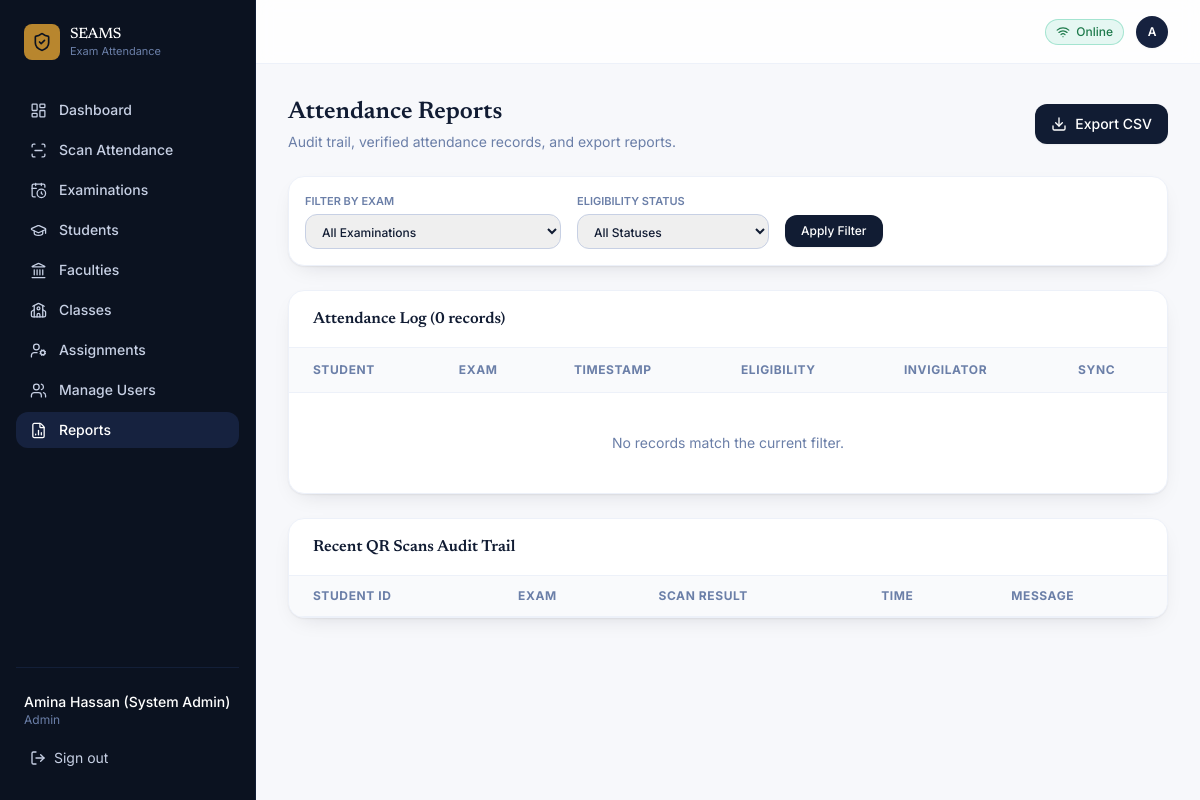
/reports.php (signed in), run on the app's committed database.
### tables this page shows
CREATE TABLE IF NOT EXISTS `users` (
    `id` INT AUTO_INCREMENT PRIMARY KEY,
    `full_name` VARCHAR(150) NOT NULL,
    `username` VARCHAR(60) NOT NULL UNIQUE,
    `email` VARCHAR(150) NOT NULL UNIQUE,
    `phone` VARCHAR(30) DEFAULT '',
    `invigilator_id` VARCHAR(50) DEFAULT '',
    `password` VARCHAR(255) NOT NULL,
    `role` ENUM('admin', 'invigilator') NOT NULL DEFAULT 'invigilator',
    `is_active` TINYINT(1) NOT NULL DEFAULT 1,
    `created_at` DATETIME DEFAULT CURRENT_TIMESTAMP
);

### config/db.php (called while the page is built, shortened)
<?php
function getDB() {
    static $pdo = null;
    if ($pdo === null) {
        try {
            $pdo = new PDO("mysql:host=" . DB_HOST . ";charset=utf8mb4", DB_USER, DB_PASS, [
                PDO::ATTR_ERRMODE => PDO::ERRMODE_EXCEPTION,
                PDO::ATTR_DEFAULT_FETCH_MODE => PDO::FETCH_ASSOC,
            ]);
            $pdo->exec("CREATE DATABASE IF NOT EXISTS `" . DB_NAME . "` CHARACTER SET utf8mb4 COLLATE utf8mb4_unicode_ci");
            $pdo->exec("USE `" . DB_NAME . "`");
        } catch (PDOException $e) {
            die("Database Connection Error: " . $e->getMessage());
        }
    }
    return $pdo;
}
function requireAuth() {
    $pdo = getDB();
    $userId = $_SESSION['user']['id'] ?? 0;
    $username = $_SESSION['user']['username'] ?? '';
    if ($userId > 0) {
        $stmt = $pdo->prepare("SELECT id, full_name, username, email, phone, role, invigilator_id FROM `users` WHERE `id` = ?");
        $stmt->execute([$userId]);
        $u = $stmt->fetch();
    }
    return $_SESSION['user'];
}

### reports.php (the view, shortened to what this page needs)
<?php
require_once __DIR__ . '/includes/header.php';
$pdo = getDB();
$where = [];
$params = [];
$whereClause = !empty($where) ? "WHERE " . implode(" AND ", $where) : "";
$recordsStmt = $pdo->prepare("
    SELECT ar.*, s.full_name as student_name, s.faculty, s.department, e.exam_name, e.course_code, e.exam_room, u.full_name as invigilator_name
    FROM `attendance_records` ar
    LEFT JOIN `students` s ON ar.student_id = s.id
    LEFT JOIN `examinations` e ON ar.exam_id = e.id
    LEFT JOIN `users` u ON ar.invigilator_id = u.id
    {$whereClause}
    ORDER BY ar.time_stamp DESC
");
$recordsStmt->execute($params);
$records = $recordsStmt->fetchAll();
?>
<div class="space-y-6 fade-up">
    <div class="flex items-center justify-between flex-wrap gap-3">
        <div>
            <h1 class="font-display text-2xl text-ledger-900 font-semibold">Attendance Reports</h1>
            <p class="text-ledger-400 text-sm mt-1">Audit trail, verified attendance records, and export reports.</p>
        </div>
        <a href="reports.php?export=csv" class="flex items-center gap-2 bg-ledger-900 hover:bg-ledger-800 text-white text-sm font-medium px-4 py-2.5 rounded-xl transition-colors shadow-sm">
            <i data-lucide="download" class="w-4 h-4"></i> Export CSV
        </a>
    </div>
    <div class="bg-white rounded-2xl border border-ledger-100 shadow-card p-4">
        <form method="GET" action="reports.php" class="flex flex-wrap items-center gap-4">
            <div class="w-full sm:w-64">
                <label class="block text-[11px] font-semibold uppercase text-ledger-400 mb-1">Filter by Exam</label>
                <select name="exam_id" class="w-full px-3 py-2 border border-ledger-200 rounded-xl text-xs font-medium focus:outline-none focus:ring-2 focus:ring-seal/40 focus:border-seal">
                    <option value="0">All Examinations</option>
                </select>
            </div>
            <div class="w-full sm:w-48">
                <label class="block text-[11px] font-semibold uppercase text-ledger-400 mb-1">Eligibility Status</label>
                <select name="status" class="w-full px-3 py-2 border border-ledger-200 rounded-xl text-xs font-medium focus:outline-none focus:ring-2 focus:ring-seal/40 focus:border-seal">
                    <option value="">All Statuses</option>
                </select>
            </div>
            <div class="pt-5">
                <button type="submit" class="px-4 py-2 bg-ledger-900 hover:bg-ledger-800 text-white text-xs font-medium rounded-xl transition-colors shadow-sm">
                    Apply Filter
                </button>
            </div>
        </form>
    </div>
    <div class="bg-white rounded-2xl border border-ledger-100 shadow-card overflow-x-auto">
        <div class="px-6 py-4 border-b border-ledger-100 flex items-center justify-between">
            <h2 class="font-display text-base font-semibold text-ledger-900">Attendance Log (<?= count($records) ?> records)</h2>
        </div>
        <table class="w-full text-sm text-left">
            <thead class="bg-ledger-50/75 border-b border-ledger-100 text-ledger-400 text-xs font-semibold uppercase tracking-wider">
                <tr>
                    <th class="px-6 py-3.5">Student</th>
                    <th class="px-6 py-3.5">Exam</th>
                    <th class="px-6 py-3.5">Timestamp</th>
                    <th class="px-6 py-3.5">Eligibility</th>
                    <th class="px-6 py-3.5">Invigilator</th>
                    <th class="px-6 py-3.5">Sync</th>
                </tr>
            </thead>
            <tbody class="divide-y divide-ledger-100">
                <?php if (empty($records)): ?>
                    <tr>
                        <td colspan="6" class="px-6 py-10 text-center text-ledger-400 text-sm">No records match the current filter.</td>
                    </tr>
                <?php endif; ?>
            </tbody>
        </table>
    </div>
    <div class="bg-white rounded-2xl border border-ledger-100 shadow-card overflow-x-auto">
        <div class="px-6 py-4 border-b border-ledger-100">
            <h2 class="font-display text-base font-semibold text-ledger-900">Recent QR Scans Audit Trail</h2>
        </div>
        <table class="w-full text-sm text-left">
            <thead class="bg-ledger-50/75 border-b border-ledger-100 text-ledger-400 text-xs font-semibold uppercase tracking-wider">
                <tr>
                    <th class="px-6 py-3">Student ID</th>
                    <th class="px-6 py-3">Exam</th>
                    <th class="px-6 py-3">Scan Result</th>
                    <th class="px-6 py-3">Time</th>
                    <th class="px-6 py-3">Message</th>
                </tr>
            </thead>
        </table>
    </div>
</div>
<?php require_once __DIR__ . '/includes/footer.php'; ?>

### includes/header.php (shortened to what this page needs)
<?php
require_once __DIR__ . '/../config/db.php';
$currentUser = requireAuth();
$isAdmin = ($currentUser['role'] ?? '') === 'admin';
$currentPage = basename($_SERVER['PHP_SELF']);
function navItem($url, $label, $iconName, $currentPage) {
    $isActive = ($currentPage === $url || ($url === 'index.php' && ($currentPage === '' || $currentPage === 'index.php')));
    $activeClass = $isActive
        ? 'bg-ledger-800 text-white'
        : 'text-ledger-200 hover:bg-ledger-800/60 hover:text-white';
    echo '<a href="' . htmlspecialchars($url) . '" class="flex items-center gap-3 px-3.5 py-2 rounded-xl text-sm font-medium transition-colors ' . $activeClass . '">';
    echo '<i data-lucide="' . htmlspecialchars($iconName) . '" class="w-[17px] h-[17px] stroke-[1.8] shrink-0"></i>';
    echo '<span>' . htmlspecialchars($label) . '</span>';
    echo '</a>';
}
?>
<!DOCTYPE html>
<html lang="en">
<head>
    <script src="https://cdn.tailwindcss.com"></script>
</head>
<body class="min-h-screen flex bg-ledger-50 text-ledger-900 antialiased selection:bg-seal/20 selection:text-seal-dark">
    <aside class="hidden md:flex flex-col w-64 bg-ledger-950 shrink-0 px-4 py-6 border-r border-ledger-900 min-h-screen">
        <div class="flex items-center gap-2.5 px-2 mb-8">
            <div class="w-9 h-9 rounded-lg bg-seal flex items-center justify-center text-ledger-950">
                <i data-lucide="shield-check" class="w-5 h-5 stroke-[2]"></i>
            </div>
            <div class="leading-tight">
                <p class="font-display text-white text-[15px] font-medium tracking-tight">SEAMS</p>
                <p class="text-ledger-400 text-[11px]">Exam Attendance</p>
            </div>
        </div>
        <nav class="flex flex-col gap-1 flex-1">
            <?php navItem('index.php', 'Dashboard', 'layout-dashboard', $currentPage); ?>
            <?php if ($isAdmin): ?>
                <?php navItem('students.php', 'Students', 'graduation-cap', $currentPage); ?>
                <?php navItem('faculties.php', 'Faculties', 'landmark', $currentPage); ?>
                <?php navItem('classes.php', 'Classes', 'school', $currentPage); ?>
                <?php navItem('assignments.php', 'Assignments', 'user-cog', $currentPage); ?>
                <?php navItem('users.php', 'Manage Users', 'users', $currentPage); ?>
                <?php navItem('reports.php', 'Reports', 'file-bar-chart-2', $currentPage); ?>
            <?php endif; ?>
        </nav>
        <div class="mt-auto pt-6 border-t border-ledger-800/80">
            <div class="px-2 mb-3">
                <p class="text-white text-sm font-medium truncate"><?= htmlspecialchars($currentUser['full_name'] ?? 'Admin') ?></p>
                <p class="text-ledger-400 text-xs capitalize"><?= htmlspecialchars($currentUser['role'] ?? 'admin') ?></p>
            </div>
            <a href="logout.php" class="w-full flex items-center gap-2 px-3.5 py-2 rounded-xl text-sm text-ledger-200 hover:bg-ledger-800/60 hover:text-white transition-colors">
                <i data-lucide="log-out" class="w-4 h-4"></i> Sign out
            </a>
        </div>
    </aside>
    <div class="flex-1 flex flex-col min-w-0">
        <header class="h-16 border-b border-ledger-100 bg-white/80 backdrop-blur px-4 md:px-8 flex items-center justify-between sticky top-0 z-30">
            <div class="flex items-center gap-3">
                <div class="flex items-center gap-1.5 px-2.5 py-1 rounded-full text-xs font-medium border bg-emerald-500/10 text-eligible border-emerald-500/30" title="Connected to server">
                    <i data-lucide="wifi" class="w-3.5 h-3.5"></i>
                    <span>Online</span>
                </div>
                <div class="w-8 h-8 rounded-full bg-ledger-800 text-white flex items-center justify-center text-xs font-semibold uppercase shadow-sm">
                    <?= htmlspecialchars(mb_substr($currentUser['full_name'] ?? 'U', 0, 1)) ?>
                </div>
            </div>
        </header>
        <main class="flex-1 p-4 md:p-8 max-w-7xl w-full mx-auto">

### includes/header.php (style rules this page uses)
body { font-family: 'Inter', ui-sans-serif, system-ui, sans-serif; }
.font-display { font-family: 'Newsreader', ui-serif, Georgia, serif; }
.fade-up { animation: fadeUp 0.25s ease-out forwards; }

### data on the page
users: full_name "Amina Hassan (System Admin)", role "Admin", full_name "A"

### other printed values
$label "Dashboard Scan Attendance Examinations Students Faculties Classes Assignments Manage Users Reports"
count($records) "0"
